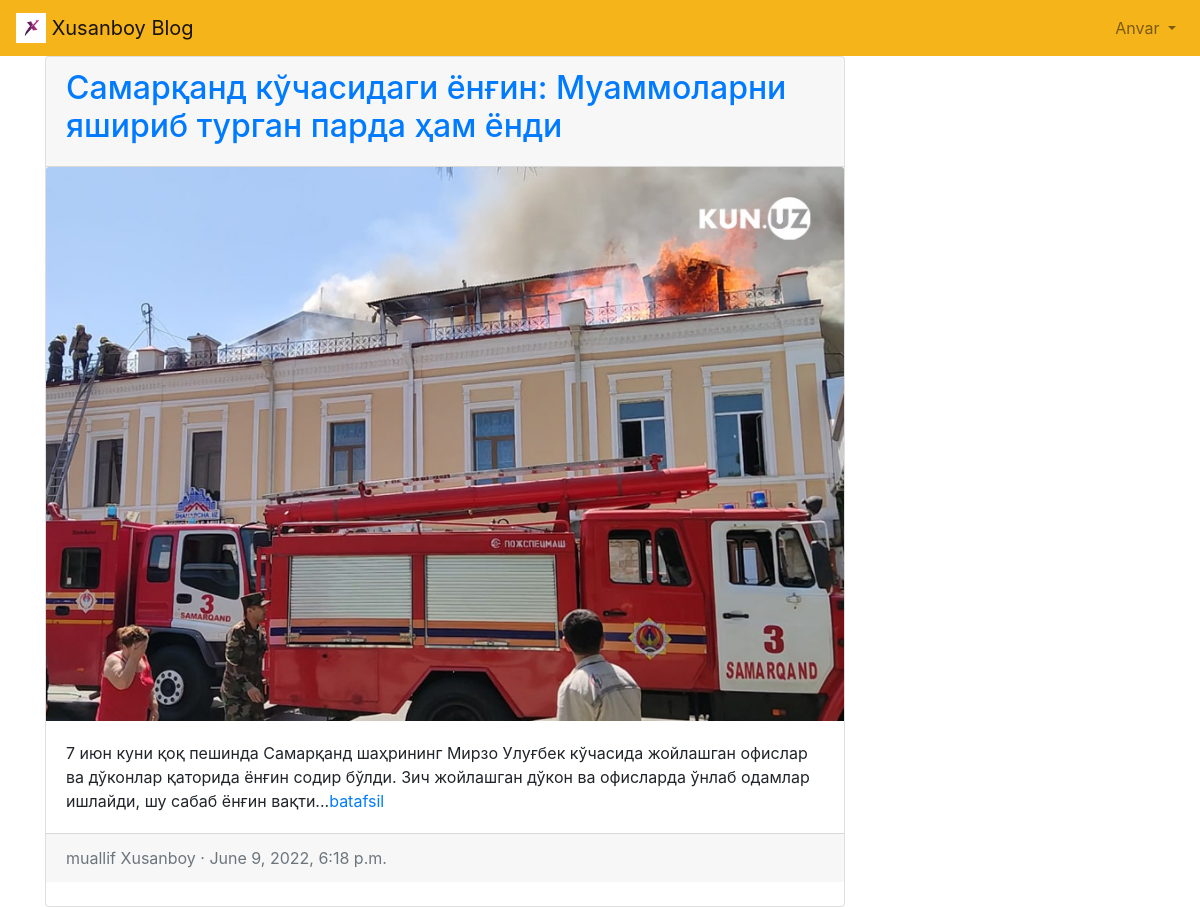
/articles/ (signed in), run on the app's committed database.
### accounts/models.py (models this page shows)
class CustomUser(AbstractUser):
    age = models.PositiveIntegerField(null=True, blank=True)

### articles/models.py (models this page shows, shortened)
class Article(models.Model):
    title = models.CharField(max_length=150)
    summary = models.CharField(max_length=200, blank=True)
    body = RichTextField()
    photo = models.ImageField(upload_to='images/', blank=True)
    date = models.DateTimeField(auto_now_add=True)
    author = models.ForeignKey(
        get_user_model(),
        on_delete=models.CASCADE,
    )

### articles/views.py (the view)
# urls.py: path('', ArticleListView.as_view(), name='article_list'),
class ArticleListView(ListView):
    model = Article
    template_name = 'article_list.html'

### templates/article_list.html (shortened to what this page needs)
{% extends 'base.html' %}
{% block content %}
    {% for article in object_list %}
        <div class="card" style="width: 50rem;">
            <div class="card-header">
                <span class="font-weight-bold"><a href="{% url 'article_detail' article.pk  %}"><h2>{{ article.title }}</h2></a></span>
            </div>
            {% if article.photo %}
                <img class="card-img-top" src="{{ article.photo.url }}" alt="{{ article.title }}">
            {%  endif %}
            <div class="card-body">
                {{ article.summary }}...<a href="{% url 'article_detail' article.pk  %}">batafsil</a>
            </div>
            <div class="card-footer text-left text-muted">
                <span class="text-muted">muallif {{ article.author | title }} &middot; {{ article.date }}</span>
            </div>
        <br />
    {% endfor %}
    </div>
{% endblock content %}

### templates/base.html (shortened to what this page needs)
{% load static %}
<!DOCTYPE html>
<html>
    <head>
            <link rel="stylesheet" href="https://cdn.jsdelivr.net/npm/bootstrap@4.5.3/dist/css/bootstrap.min.css">
    </head>
    <body>
        <nav class="navbar navbar-expand-lg navbar-light" style="background-color: #F4B41A;">
            <a class="navbar-brand" href="{% url 'home' %}">
                <img src="/static/assets/img/x_logo.png" width="30" height="30" class="d-inline-block align-top" alt="">
                Xusanboy Blog
            </a>
            <div class="collapse navbar-collapse" id="navbarSupportedContent">
                {% if user.is_authenticated %}
                    <ul class="navbar-nav ml-auto">
                        <li class="nav-item">
                            <a class="nav-link dropdown-toggle" href="#"
                                id="navbarDropdown" role="button" data-toggle="dropdown"
                                aria-haspopup="true" aria-expanded="false">
                                {{ user.username | title }}
                            </a>
                        </li>
                    </ul>
                {% else %}
                    <form class="form-inline ml-auto">
                        <a href="{% url 'login' %}" class="btn btn-outline-light">Kirish</a>
                        <a href="{% url 'signup' %}" class="btn btn-primary ml-2">Ro'yxatdan o'tish</a>
                    </form>
                {% endif %}
            </div>
        </nav>
        <main>
            <div class="container">
                {% block content %}
                {% endblock content %}
            </div>
        </main>
    </body>
</html>

### data on the page
CustomUser: username "Anvar"
Article: title "Самарқанд кўчасидаги ёнғин: Муаммоларни яшириб турган парда ҳам ёнди", photo (picture), summary "7 июн куни қоқ пешинда Самарқанд шаҳрининг Мирзо Улуғбек кўчасида жойлашган офислар ва дўконлар қаторида ёнғин содир бўлди. Зич жойлашган дўкон ва офисларда ўнлаб одамлар ишлайди, шу сабаб ёнғин вақти", author "Xusanboy", date "June 9, 2022, 6:18 p.m."
